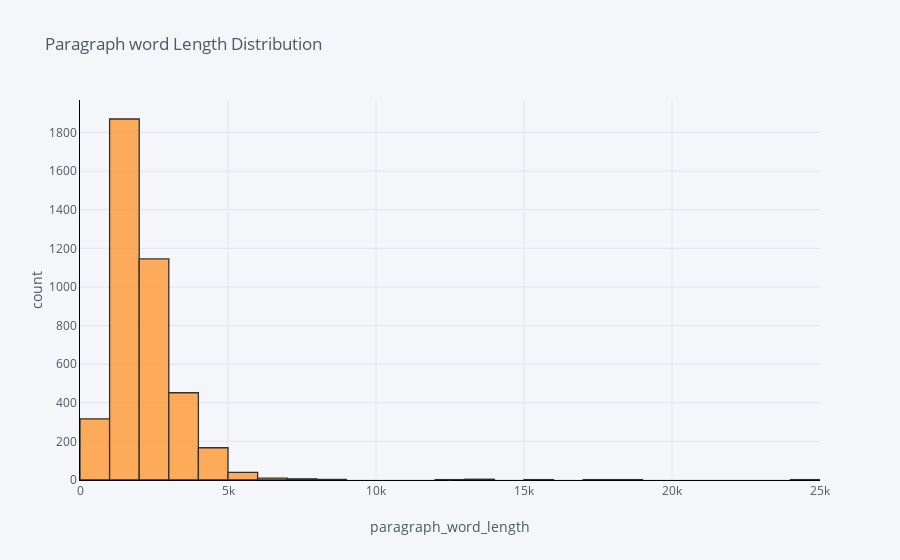

The cell this chart's notebook holds for it:
### Code cell
data['word_len_paragraphs2'] = data['text2_cleaned'].apply(lambda x: word_len(x))
data['word_len_paragraphs2'].iplot(
    kind='hist',
    bins=40,
    xTitle='paragraph_word_length',
    linecolor='black',
    yTitle='count',
    title='Paragraph word Length Distribution')

### Figure 1 — Plotly figure (JSON) as saved in the notebook; plotly's stock layout.template omitted (floating-point values rounded to 4 significant figures; data arrays with more than 128 entries replaced by an {"elided": "..."} marker saying what was removed)
{"data": [{"histfunc": "count", "histnorm": "", "marker": {"color": "rgba(255, 153, 51, 1.0)", "line": {"color": "#000000", "width": 1.3}}, "name": "word_len_paragraphs2", "nbinsx": 40, "opacity": 0.8, "orientation": "v", "type": "histogram", "x": {"elided": "4023 int values"}}], "layout": {"autosize": true, "barmode": "overlay", "legend": {"bgcolor": "#F5F6F9", "font": {"color": "#4D5663"}}, "paper_bgcolor": "#F5F6F9", "plot_bgcolor": "#F5F6F9", "title": {"font": {"color": "#4D5663"}, "text": "Paragraph word Length Distribution"}, "xaxis": {"autorange": true, "gridcolor": "#E1E5ED", "linecolor": "black", "range": [-0.5, 25000.0], "showgrid": true, "tickfont": {"color": "#4D5663"}, "title": {"font": {"color": "#4D5663"}, "text": "paragraph_word_length"}, "type": "linear", "zerolinecolor": "#E1E5ED"}, "yaxis": {"autorange": true, "gridcolor": "#E1E5ED", "linecolor": "black", "range": [0, 1968.0], "showgrid": true, "tickfont": {"color": "#4D5663"}, "title": {"font": {"color": "#4D5663"}, "text": "count"}, "zerolinecolor": "#E1E5ED"}}}
